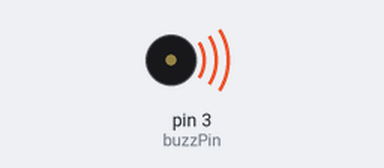
A sketch run on a simulated Arduino Uno, built with avr-gcc and run on an emulated ATmega328P. Parts: buzzer (waves = sounding).

Above: at 0.1 s.
Timing chart, 0 to 1.6 s (numbered marks = the images above):
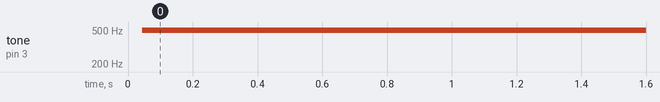

Measured:
- by itself, tone on pin 3 (buzzPin): silent → 495 Hz at 0.04 s

The sketch:

MOD-0004-Active-Buzzer.ino
```cpp
/*

Tinker Pi Active Buzzer - LoLa# MOD-0004

Compatible:

    Ks0018 keyestudio Digital Buzzer Module

*/

int buzzPin =  3;               //Connect Buzzer on Digital Pin3
 void setup()
 {
  pinMode(buzzPin, OUTPUT);     // Set pin to OUTPUT
}

void loop()
{
  digitalWrite(buzzPin, HIGH);  // turn on
  delay(1);
  digitalWrite(buzzPin, LOW);   // turn off
  delay(1);
}
```
